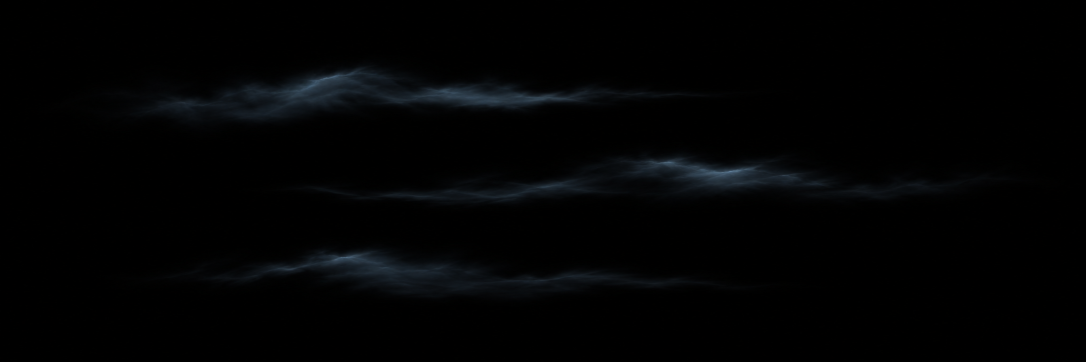
#> input picture art-src/phase2/backdrop/src/clouds.png, 2172 x 724 px (shown at 1/2 size)
$ python -i pack_fire.py   (imports and definitions only)
#> lines starting #> are read from the running program, lines starting #| are printed output that depends on the picture
#> further down, picture is the input picture: PIL image 2172x724 RGB; mean R, G, B 2.1, 2.7, 3.2
#!/usr/bin/env python3
"""Сборка спрайт-листа огня из кадров Blender (blender/fire.py).

Кадры отрендерены на чёрном фоне. Для каждого кадра:
  альфа a = max(R, G, B) / 255, цвет = RGB / a, потом гамма альфы a^0.85,
  чтобы тонкие язычки не таяли на тёмном фоне.
Для цикла (--loop N --fade K) берутся N + K кадров. Первые K кадров
смешиваются с хвостом: out[i] = lerp(f[N+i], f[i], (i+1)/(K+1)), поэтому
за последним кадром цикла плавно следует первый.

Нужен только Pillow и cwebp (/opt/homebrew/bin/cwebp).

  python3 tools/pack_fire.py art-src/phase2/fire/calm assets/fire/fire-calm.webp \
      --loop 48 --fade 12 [--cols 8] [--q 80] [--preview out.gif]
  python3 tools/pack_fire.py art-src/phase2/fire/flare assets/fire/fire-flare.webp \
      --frames 32
"""
import argparse
import glob
import json
import os
import subprocess
import sys
import tempfile

from PIL import Image, ImageChops, ImageMath, ImageStat

ALPHA_GAMMA = 0.85
PREVIEW_BG = (15, 26, 20)  # тёмно-зелёный фон игры


# [34 lines left out: functions load_frames, frame_diff, best_start, make_loop, not called in this run]


def to_rgba(im):
    r, g, b = im.split()
    mx = ImageChops.lighter(ImageChops.lighter(r, g), b)
    chans = []
    for c in (r, g, b):
        chans.append(ImageMath.lambda_eval(
            lambda e: e["convert"](e["min"](e["c"] * 255.0 / e["max"](e["m"], 1.0), 255.0), "L"),
            c=c.convert("F"), m=mx.convert("F")))
#> this loop made 3 passes
#> after the loop, chans = 3 items
    alpha = mx.point(lambda v: round(255.0 * (v / 255.0) ** ALPHA_GAMMA))
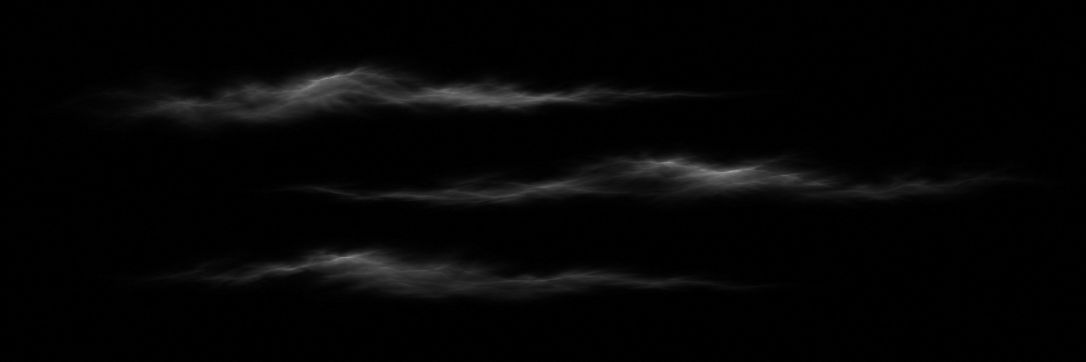
#> alpha: PIL image 2172x724 L (shown at 1/2 size); min 0, max 168, mean 4.8
    return Image.merge("RGBA", (*chans, alpha))
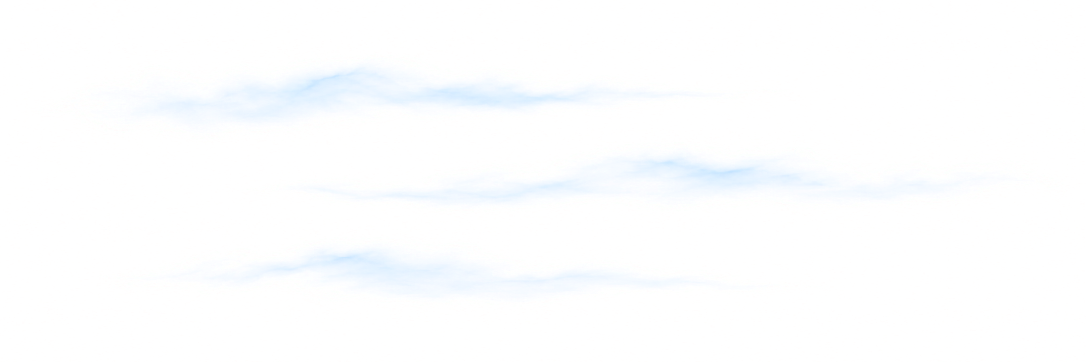
#> returned value: PIL image 2172x724 RGBA (shown at 1/2 size); mean R, G, B, A 58.7, 58.9, 56.7, 4.8; transparent parts drawn white


# [111 lines left out: functions crop_union, mouth_of, sheet, preview, main, not called in this run]


# [2 lines not run here, left out]

>>> from PIL import Image
>>> picture = Image.open('../art-src/phase2/backdrop/src/clouds.png')
>>> result = to_rgba(picture)
